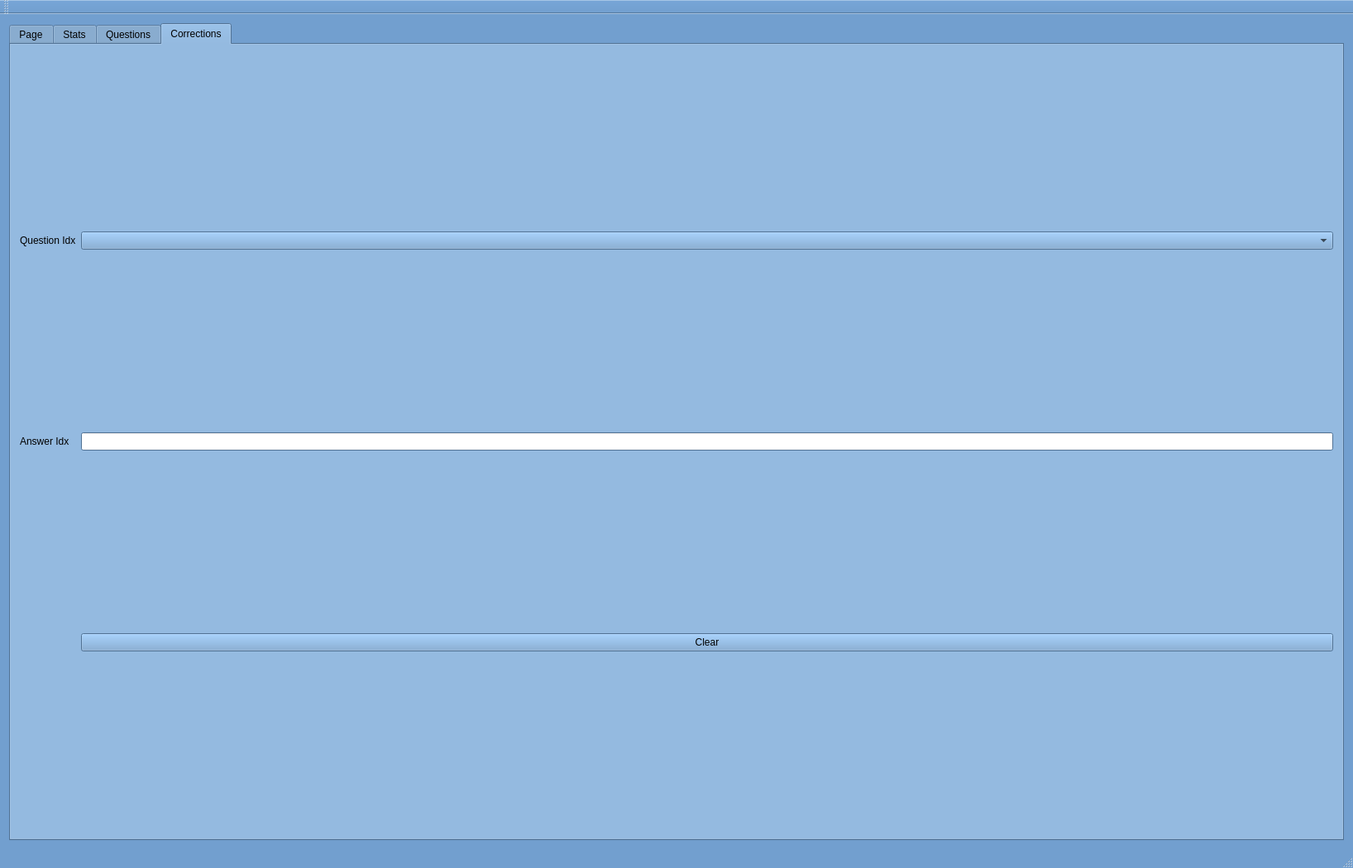
<?xml version="1.0" encoding="UTF-8"?>
<ui version="4.0">
 <class>FeudWindow</class>
 <widget class="QMainWindow" name="FeudWindow">
  <property name="geometry">
   <rect>
    <x>0</x>
    <y>0</y>
    <width>1636</width>
    <height>1050</height>
   </rect>
  </property>
  <property name="sizePolicy">
   <sizepolicy hsizetype="Fixed" vsizetype="Fixed">
    <horstretch>0</horstretch>
    <verstretch>0</verstretch>
   </sizepolicy>
  </property>
  <property name="palette">
   <palette>
    <active>
     <colorrole role="WindowText">
      <brush brushstyle="SolidPattern">
       <color alpha="255">
        <red>0</red>
        <green>0</green>
        <blue>0</blue>
       </color>
      </brush>
     </colorrole>
     <colorrole role="Button">
      <brush brushstyle="SolidPattern">
       <color alpha="255">
        <red>114</red>
        <green>159</green>
        <blue>207</blue>
       </color>
      </brush>
     </colorrole>
     <colorrole role="Light">
      <brush brushstyle="SolidPattern">
       <color alpha="255">
        <red>196</red>
        <green>225</green>
        <blue>255</blue>
       </color>
      </brush>
     </colorrole>
     <colorrole role="Midlight">
      <brush brushstyle="SolidPattern">
       <color alpha="255">
        <red>155</red>
        <green>192</green>
        <blue>231</blue>
       </color>
      </brush>
     </colorrole>
     <colorrole role="Dark">
      <brush brushstyle="SolidPattern">
       <color alpha="255">
        <red>57</red>
        <green>79</green>
        <blue>103</blue>
       </color>
      </brush>
     </colorrole>
     <colorrole role="Mid">
      <brush brushstyle="SolidPattern">
       <color alpha="255">
        <red>76</red>
        <green>106</green>
        <blue>138</blue>
       </color>
      </brush>
     </colorrole>
     <colorrole role="Text">
      <brush brushstyle="SolidPattern">
       <color alpha="255">
        <red>0</red>
        <green>0</green>
        <blue>0</blue>
       </color>
      </brush>
     </colorrole>
     <colorrole role="BrightText">
      <brush brushstyle="SolidPattern">
       <color alpha="255">
        <red>255</red>
        <green>255</green>
        <blue>255</blue>
       </color>
      </brush>
     </colorrole>
     <colorrole role="ButtonText">
      <brush brushstyle="SolidPattern">
       <color alpha="255">
        <red>0</red>
        <green>0</green>
        <blue>0</blue>
       </color>
      </brush>
     </colorrole>
     <colorrole role="Base">
      <brush brushstyle="SolidPattern">
       <color alpha="255">
        <red>255</red>
        <green>255</green>
        <blue>255</blue>
       </color>
      </brush>
     </colorrole>
     <colorrole role="Window">
      <brush brushstyle="SolidPattern">
       <color alpha="255">
        <red>114</red>
        <green>159</green>
        <blue>207</blue>
       </color>
      </brush>
     </colorrole>
     <colorrole role="Shadow">
      <brush brushstyle="SolidPattern">
       <color alpha="255">
        <red>0</red>
        <green>0</green>
        <blue>0</blue>
       </color>
      </brush>
     </colorrole>
     <colorrole role="AlternateBase">
      <brush brushstyle="SolidPattern">
       <color alpha="255">
        <red>184</red>
        <green>207</green>
        <blue>231</blue>
       </color>
      </brush>
     </colorrole>
     <colorrole role="ToolTipBase">
      <brush brushstyle="SolidPattern">
       <color alpha="255">
        <red>255</red>
        <green>255</green>
        <blue>220</blue>
       </color>
      </brush>
     </colorrole>
     <colorrole role="ToolTipText">
      <brush brushstyle="SolidPattern">
       <color alpha="255">
        <red>0</red>
        <green>0</green>
        <blue>0</blue>
       </color>
      </brush>
     </colorrole>
    </active>
    <inactive>
     <colorrole role="WindowText">
      <brush brushstyle="SolidPattern">
       <color alpha="255">
        <red>0</red>
        <green>0</green>
        <blue>0</blue>
       </color>
      </brush>
     </colorrole>
     <colorrole role="Button">
      <brush brushstyle="SolidPattern">
       <color alpha="255">
        <red>114</red>
        <green>159</green>
        <blue>207</blue>
       </color>
      </brush>
     </colorrole>
     <colorrole role="Light">
      <brush brushstyle="SolidPattern">
       <color alpha="255">
        <red>196</red>
        <green>225</green>
        <blue>255</blue>
       </color>
      </brush>
     </colorrole>
     <colorrole role="Midlight">
      <brush brushstyle="SolidPattern">
       <color alpha="255">
        <red>155</red>
        <green>192</green>
        <blue>231</blue>
       </color>
      </brush>
     </colorrole>
     <colorrole role="Dark">
      <brush brushstyle="SolidPattern">
       <color alpha="255">
        <red>57</red>
        <green>79</green>
        <blue>103</blue>
       </color>
      </brush>
     </colorrole>
     <colorrole role="Mid">
      <brush brushstyle="SolidPattern">
       <color alpha="255">
        <red>76</red>
        <green>106</green>
        <blue>138</blue>
       </color>
      </brush>
     </colorrole>
     <colorrole role="Text">
      <brush brushstyle="SolidPattern">
       <color alpha="255">
        <red>0</red>
        <green>0</green>
        <blue>0</blue>
       </color>
      </brush>
     </colorrole>
     <colorrole role="BrightText">
      <brush brushstyle="SolidPattern">
       <color alpha="255">
        <red>255</red>
        <green>255</green>
        <blue>255</blue>
       </color>
      </brush>
     </colorrole>
     <colorrole role="ButtonText">
      <brush brushstyle="SolidPattern">
       <color alpha="255">
        <red>0</red>
        <green>0</green>
        <blue>0</blue>
       </color>
      </brush>
     </colorrole>
     <colorrole role="Base">
      <brush brushstyle="SolidPattern">
       <color alpha="255">
        <red>255</red>
        <green>255</green>
        <blue>255</blue>
       </color>
      </brush>
     </colorrole>
     <colorrole role="Window">
      <brush brushstyle="SolidPattern">
       <color alpha="255">
        <red>114</red>
        <green>159</green>
        <blue>207</blue>
       </color>
      </brush>
     </colorrole>
     <colorrole role="Shadow">
      <brush brushstyle="SolidPattern">
       <color alpha="255">
        <red>0</red>
        <green>0</green>
        <blue>0</blue>
       </color>
      </brush>
     </colorrole>
     <colorrole role="AlternateBase">
      <brush brushstyle="SolidPattern">
       <color alpha="255">
        <red>184</red>
        <green>207</green>
        <blue>231</blue>
       </color>
      </brush>
     </colorrole>
     <colorrole role="ToolTipBase">
      <brush brushstyle="SolidPattern">
       <color alpha="255">
        <red>255</red>
        <green>255</green>
        <blue>220</blue>
       </color>
      </brush>
     </colorrole>
     <colorrole role="ToolTipText">
      <brush brushstyle="SolidPattern">
       <color alpha="255">
        <red>0</red>
        <green>0</green>
        <blue>0</blue>
       </color>
      </brush>
     </colorrole>
    </inactive>
    <disabled>
     <colorrole role="WindowText">
      <brush brushstyle="SolidPattern">
       <color alpha="255">
        <red>57</red>
        <green>79</green>
        <blue>103</blue>
       </color>
      </brush>
     </colorrole>
     <colorrole role="Button">
      <brush brushstyle="SolidPattern">
       <color alpha="255">
        <red>114</red>
        <green>159</green>
        <blue>207</blue>
       </color>
      </brush>
     </colorrole>
     <colorrole role="Light">
      <brush brushstyle="SolidPattern">
       <color alpha="255">
        <red>196</red>
        <green>225</green>
        <blue>255</blue>
       </color>
      </brush>
     </colorrole>
     <colorrole role="Midlight">
      <brush brushstyle="SolidPattern">
       <color alpha="255">
        <red>155</red>
        <green>192</green>
        <blue>231</blue>
       </color>
      </brush>
     </colorrole>
     <colorrole role="Dark">
      <brush brushstyle="SolidPattern">
       <color alpha="255">
        <red>57</red>
        <green>79</green>
        <blue>103</blue>
       </color>
      </brush>
     </colorrole>
     <colorrole role="Mid">
      <brush brushstyle="SolidPattern">
       <color alpha="255">
        <red>76</red>
        <green>106</green>
        <blue>138</blue>
       </color>
      </brush>
     </colorrole>
     <colorrole role="Text">
      <brush brushstyle="SolidPattern">
       <color alpha="255">
        <red>57</red>
        <green>79</green>
        <blue>103</blue>
       </color>
      </brush>
     </colorrole>
     <colorrole role="BrightText">
      <brush brushstyle="SolidPattern">
       <color alpha="255">
        <red>255</red>
        <green>255</green>
        <blue>255</blue>
       </color>
      </brush>
     </colorrole>
     <colorrole role="ButtonText">
      <brush brushstyle="SolidPattern">
       <color alpha="255">
        <red>57</red>
        <green>79</green>
        <blue>103</blue>
       </color>
      </brush>
     </colorrole>
     <colorrole role="Base">
      <brush brushstyle="SolidPattern">
       <color alpha="255">
        <red>114</red>
        <green>159</green>
        <blue>207</blue>
       </color>
      </brush>
     </colorrole>
     <colorrole role="Window">
      <brush brushstyle="SolidPattern">
       <color alpha="255">
        <red>114</red>
        <green>159</green>
        <blue>207</blue>
       </color>
      </brush>
     </colorrole>
     <colorrole role="Shadow">
      <brush brushstyle="SolidPattern">
       <color alpha="255">
        <red>0</red>
        <green>0</green>
        <blue>0</blue>
       </color>
      </brush>
     </colorrole>
     <colorrole role="AlternateBase">
      <brush brushstyle="SolidPattern">
       <color alpha="255">
        <red>114</red>
        <green>159</green>
        <blue>207</blue>
       </color>
      </brush>
     </colorrole>
     <colorrole role="ToolTipBase">
      <brush brushstyle="SolidPattern">
       <color alpha="255">
        <red>255</red>
        <green>255</green>
        <blue>220</blue>
       </color>
      </brush>
     </colorrole>
     <colorrole role="ToolTipText">
      <brush brushstyle="SolidPattern">
       <color alpha="255">
        <red>0</red>
        <green>0</green>
        <blue>0</blue>
       </color>
      </brush>
     </colorrole>
    </disabled>
   </palette>
  </property>
  <property name="windowTitle">
   <string>FeudWindow</string>
  </property>
  <widget class="QWidget" name="centralWidget">
   <property name="sizePolicy">
    <sizepolicy hsizetype="Expanding" vsizetype="Expanding">
     <horstretch>0</horstretch>
     <verstretch>0</verstretch>
    </sizepolicy>
   </property>
   <layout class="QHBoxLayout" name="horizontalLayout">
    <item>
     <widget class="QTabWidget" name="mainTabWidget">
      <property name="palette">
       <palette>
        <active>
         <colorrole role="WindowText">
          <brush brushstyle="SolidPattern">
           <color alpha="255">
            <red>0</red>
            <green>0</green>
            <blue>0</blue>
           </color>
          </brush>
         </colorrole>
         <colorrole role="Button">
          <brush brushstyle="SolidPattern">
           <color alpha="255">
            <red>114</red>
            <green>159</green>
            <blue>207</blue>
           </color>
          </brush>
         </colorrole>
         <colorrole role="Light">
          <brush brushstyle="SolidPattern">
           <color alpha="255">
            <red>196</red>
            <green>225</green>
            <blue>255</blue>
           </color>
          </brush>
         </colorrole>
         <colorrole role="Midlight">
          <brush brushstyle="SolidPattern">
           <color alpha="255">
            <red>155</red>
            <green>192</green>
            <blue>231</blue>
           </color>
          </brush>
         </colorrole>
         <colorrole role="Dark">
          <brush brushstyle="SolidPattern">
           <color alpha="255">
            <red>57</red>
            <green>79</green>
            <blue>103</blue>
           </color>
          </brush>
         </colorrole>
         <colorrole role="Mid">
          <brush brushstyle="SolidPattern">
           <color alpha="255">
            <red>76</red>
            <green>106</green>
            <blue>138</blue>
           </color>
          </brush>
         </colorrole>
         <colorrole role="Text">
          <brush brushstyle="SolidPattern">
           <color alpha="255">
            <red>0</red>
            <green>0</green>
            <blue>0</blue>
           </color>
          </brush>
         </colorrole>
         <colorrole role="BrightText">
          <brush brushstyle="SolidPattern">
           <color alpha="255">
            <red>255</red>
            <green>255</green>
            <blue>255</blue>
           </color>
          </brush>
         </colorrole>
         <colorrole role="ButtonText">
          <brush brushstyle="SolidPattern">
           <color alpha="255">
            <red>0</red>
            <green>0</green>
            <blue>0</blue>
           </color>
          </brush>
         </colorrole>
         <colorrole role="Base">
          <brush brushstyle="SolidPattern">
           <color alpha="255">
            <red>255</red>
            <green>255</green>
            <blue>255</blue>
           </color>
          </brush>
         </colorrole>
         <colorrole role="Window">
          <brush brushstyle="SolidPattern">
           <color alpha="255">
            <red>114</red>
            <green>159</green>
            <blue>207</blue>
           </color>
          </brush>
         </colorrole>
         <colorrole role="Shadow">
          <brush brushstyle="SolidPattern">
           <color alpha="255">
            <red>0</red>
            <green>0</green>
            <blue>0</blue>
           </color>
          </brush>
         </colorrole>
         <colorrole role="AlternateBase">
          <brush brushstyle="SolidPattern">
           <color alpha="255">
            <red>184</red>
            <green>207</green>
            <blue>231</blue>
           </color>
          </brush>
         </colorrole>
         <colorrole role="ToolTipBase">
          <brush brushstyle="SolidPattern">
           <color alpha="255">
            <red>255</red>
            <green>255</green>
            <blue>220</blue>
           </color>
          </brush>
         </colorrole>
         <colorrole role="ToolTipText">
          <brush brushstyle="SolidPattern">
           <color alpha="255">
            <red>0</red>
            <green>0</green>
            <blue>0</blue>
           </color>
          </brush>
         </colorrole>
        </active>
        <inactive>
         <colorrole role="WindowText">
          <brush brushstyle="SolidPattern">
           <color alpha="255">
            <red>0</red>
            <green>0</green>
            <blue>0</blue>
           </color>
          </brush>
         </colorrole>
         <colorrole role="Button">
          <brush brushstyle="SolidPattern">
           <color alpha="255">
            <red>114</red>
            <green>159</green>
            <blue>207</blue>
           </color>
          </brush>
         </colorrole>
         <colorrole role="Light">
          <brush brushstyle="SolidPattern">
           <color alpha="255">
            <red>196</red>
            <green>225</green>
            <blue>255</blue>
           </color>
          </brush>
         </colorrole>
         <colorrole role="Midlight">
          <brush brushstyle="SolidPattern">
           <color alpha="255">
            <red>155</red>
            <green>192</green>
            <blue>231</blue>
           </color>
          </brush>
         </colorrole>
         <colorrole role="Dark">
          <brush brushstyle="SolidPattern">
           <color alpha="255">
            <red>57</red>
            <green>79</green>
            <blue>103</blue>
           </color>
          </brush>
         </colorrole>
         <colorrole role="Mid">
          <brush brushstyle="SolidPattern">
           <color alpha="255">
            <red>76</red>
            <green>106</green>
            <blue>138</blue>
           </color>
          </brush>
         </colorrole>
         <colorrole role="Text">
          <brush brushstyle="SolidPattern">
           <color alpha="255">
            <red>0</red>
            <green>0</green>
            <blue>0</blue>
           </color>
          </brush>
         </colorrole>
         <colorrole role="BrightText">
          <brush brushstyle="SolidPattern">
           <color alpha="255">
            <red>255</red>
            <green>255</green>
            <blue>255</blue>
           </color>
          </brush>
         </colorrole>
         <colorrole role="ButtonText">
          <brush brushstyle="SolidPattern">
           <color alpha="255">
            <red>0</red>
            <green>0</green>
            <blue>0</blue>
           </color>
          </brush>
         </colorrole>
         <colorrole role="Base">
          <brush brushstyle="SolidPattern">
           <color alpha="255">
            <red>255</red>
            <green>255</green>
            <blue>255</blue>
           </color>
          </brush>
         </colorrole>
         <colorrole role="Window">
          <brush brushstyle="SolidPattern">
           <color alpha="255">
            <red>114</red>
            <green>159</green>
            <blue>207</blue>
           </color>
          </brush>
         </colorrole>
         <colorrole role="Shadow">
          <brush brushstyle="SolidPattern">
           <color alpha="255">
            <red>0</red>
            <green>0</green>
            <blue>0</blue>
           </color>
          </brush>
         </colorrole>
         <colorrole role="AlternateBase">
          <brush brushstyle="SolidPattern">
           <color alpha="255">
            <red>184</red>
            <green>207</green>
            <blue>231</blue>
           </color>
          </brush>
         </colorrole>
         <colorrole role="ToolTipBase">
          <brush brushstyle="SolidPattern">
           <color alpha="255">
            <red>255</red>
            <green>255</green>
            <blue>220</blue>
           </color>
          </brush>
         </colorrole>
         <colorrole role="ToolTipText">
          <brush brushstyle="SolidPattern">
           <color alpha="255">
            <red>0</red>
            <green>0</green>
            <blue>0</blue>
           </color>
          </brush>
         </colorrole>
        </inactive>
        <disabled>
         <colorrole role="WindowText">
          <brush brushstyle="SolidPattern">
           <color alpha="255">
            <red>57</red>
            <green>79</green>
            <blue>103</blue>
           </color>
          </brush>
         </colorrole>
         <colorrole role="Button">
          <brush brushstyle="SolidPattern">
           <color alpha="255">
            <red>114</red>
            <green>159</green>
            <blue>207</blue>
           </color>
          </brush>
         </colorrole>
         <colorrole role="Light">
          <brush brushstyle="SolidPattern">
           <color alpha="255">
            <red>196</red>
            <green>225</green>
            <blue>255</blue>
           </color>
          </brush>
         </colorrole>
         <colorrole role="Midlight">
          <brush brushstyle="SolidPattern">
           <color alpha="255">
            <red>155</red>
            <green>192</green>
            <blue>231</blue>
           </color>
          </brush>
         </colorrole>
         <colorrole role="Dark">
          <brush brushstyle="SolidPattern">
           <color alpha="255">
            <red>57</red>
            <green>79</green>
            <blue>103</blue>
           </color>
          </brush>
         </colorrole>
         <colorrole role="Mid">
          <brush brushstyle="SolidPattern">
           <color alpha="255">
            <red>76</red>
            <green>106</green>
            <blue>138</blue>
           </color>
          </brush>
         </colorrole>
         <colorrole role="Text">
          <brush brushstyle="SolidPattern">
           <color alpha="255">
            <red>57</red>
            <green>79</green>
            <blue>103</blue>
           </color>
          </brush>
         </colorrole>
         <colorrole role="BrightText">
          <brush brushstyle="SolidPattern">
           <color alpha="255">
            <red>255</red>
            <green>255</green>
            <blue>255</blue>
           </color>
          </brush>
         </colorrole>
         <colorrole role="ButtonText">
          <brush brushstyle="SolidPattern">
           <color alpha="255">
            <red>57</red>
            <green>79</green>
            <blue>103</blue>
           </color>
          </brush>
         </colorrole>
         <colorrole role="Base">
          <brush brushstyle="SolidPattern">
           <color alpha="255">
            <red>114</red>
            <green>159</green>
            <blue>207</blue>
           </color>
          </brush>
         </colorrole>
         <colorrole role="Window">
          <brush brushstyle="SolidPattern">
           <color alpha="255">
            <red>114</red>
            <green>159</green>
            <blue>207</blue>
           </color>
          </brush>
         </colorrole>
         <colorrole role="Shadow">
          <brush brushstyle="SolidPattern">
           <color alpha="255">
            <red>0</red>
            <green>0</green>
            <blue>0</blue>
           </color>
          </brush>
         </colorrole>
         <colorrole role="AlternateBase">
          <brush brushstyle="SolidPattern">
           <color alpha="255">
            <red>114</red>
            <green>159</green>
            <blue>207</blue>
           </color>
          </brush>
         </colorrole>
         <colorrole role="ToolTipBase">
          <brush brushstyle="SolidPattern">
           <color alpha="255">
            <red>255</red>
            <green>255</green>
            <blue>220</blue>
           </color>
          </brush>
         </colorrole>
         <colorrole role="ToolTipText">
          <brush brushstyle="SolidPattern">
           <color alpha="255">
            <red>0</red>
            <green>0</green>
            <blue>0</blue>
           </color>
          </brush>
         </colorrole>
        </disabled>
       </palette>
      </property>
      <property name="currentIndex">
       <number>3</number>
      </property>
      <widget class="QWidget" name="tab">
       <attribute name="title">
        <string>Page</string>
       </attribute>
       <layout class="QHBoxLayout" name="horizontalLayout_4">
        <item>
         <widget class="QLabel" name="logoLabel">
          <property name="text">
           <string/>
          </property>
          <property name="pixmap">
           <pixmap>Logo_Awesome_Take1.jpg</pixmap>
          </property>
          <property name="alignment">
           <set>Qt::AlignCenter</set>
          </property>
         </widget>
        </item>
       </layout>
      </widget>
      <widget class="QWidget" name="statsTab">
       <attribute name="title">
        <string>Stats</string>
       </attribute>
       <layout class="QHBoxLayout" name="horizontalLayout_2">
        <item>
         <widget class="QTableWidget" name="statsTableWidget">
          <property name="editTriggers">
           <set>QAbstractItemView::NoEditTriggers</set>
          </property>
          <property name="selectionMode">
           <enum>QAbstractItemView::NoSelection</enum>
          </property>
          <row>
           <property name="text">
            <string>Question 1</string>
           </property>
          </row>
          <row>
           <property name="text">
            <string>Question 2</string>
           </property>
          </row>
          <row>
           <property name="text">
            <string>Question 3</string>
           </property>
          </row>
          <row>
           <property name="text">
            <string>Total Points</string>
           </property>
          </row>
          <column>
           <property name="text">
            <string>Question</string>
           </property>
          </column>
          <column>
           <property name="text">
            <string>Team Red</string>
           </property>
          </column>
          <column>
           <property name="text">
            <string>Team Blue</string>
           </property>
          </column>
         </widget>
        </item>
       </layout>
      </widget>
      <widget class="QWidget" name="questionsTab">
       <attribute name="title">
        <string>Questions</string>
       </attribute>
       <layout class="QVBoxLayout" name="verticalLayout">
        <item>
         <layout class="QHBoxLayout" name="horizontalLayout_3">
          <item>
           <widget class="QComboBox" name="questionsComboBox"/>
          </item>
          <item>
           <widget class="QComboBox" name="teamsComboBox">
            <item>
             <property name="text">
              <string>Team Red</string>
             </property>
            </item>
            <item>
             <property name="text">
              <string>Team Blue</string>
             </property>
            </item>
           </widget>
          </item>
          <item>
           <widget class="QLineEdit" name="answerLineEdit"/>
          </item>
          <item>
           <widget class="QPushButton" name="answerPushButton">
            <property name="text">
             <string>Answer!</string>
            </property>
           </widget>
          </item>
         </layout>
        </item>
        <item>
         <layout class="QVBoxLayout" name="answersLayout">
          <property name="sizeConstraint">
           <enum>QLayout::SetMinimumSize</enum>
          </property>
          <item>
           <widget class="QLabel" name="answerLabel">
            <property name="sizePolicy">
             <sizepolicy hsizetype="Expanding" vsizetype="Minimum">
              <horstretch>0</horstretch>
              <verstretch>0</verstretch>
             </sizepolicy>
            </property>
            <property name="text">
             <string>TextLabel</string>
            </property>
            <property name="alignment">
             <set>Qt::AlignCenter</set>
            </property>
            <property name="wordWrap">
             <bool>true</bool>
            </property>
           </widget>
          </item>
         </layout>
        </item>
        <item>
         <widget class="QTableWidget" name="answersTableWidget">
          <property name="sizePolicy">
           <sizepolicy hsizetype="Expanding" vsizetype="Expanding">
            <horstretch>0</horstretch>
            <verstretch>0</verstretch>
           </sizepolicy>
          </property>
          <property name="minimumSize">
           <size>
            <width>0</width>
            <height>0</height>
           </size>
          </property>
          <property name="editTriggers">
           <set>QAbstractItemView::NoEditTriggers</set>
          </property>
          <property name="selectionMode">
           <enum>QAbstractItemView::NoSelection</enum>
          </property>
          <column>
           <property name="text">
            <string>Answers</string>
           </property>
          </column>
          <column>
           <property name="text">
            <string>Votes</string>
           </property>
          </column>
          <column>
           <property name="text">
            <string>Points</string>
           </property>
          </column>
         </widget>
        </item>
       </layout>
      </widget>
      <widget class="QWidget" name="correctionsTab">
       <attribute name="title">
        <string>Corrections</string>
       </attribute>
       <layout class="QGridLayout" name="gridLayout">
        <item row="1" column="1">
         <widget class="QLineEdit" name="corrAnswerIdxLineEdit"/>
        </item>
        <item row="0" column="0">
         <widget class="QLabel" name="corrQuestionIdxLabel">
          <property name="text">
           <string>Question Idx</string>
          </property>
         </widget>
        </item>
        <item row="1" column="0">
         <widget class="QLabel" name="corrAnswerIdxLabel">
          <property name="text">
           <string>Answer Idx</string>
          </property>
         </widget>
        </item>
        <item row="2" column="1">
         <widget class="QPushButton" name="corrClearButton">
          <property name="text">
           <string>Clear</string>
          </property>
         </widget>
        </item>
        <item row="0" column="1">
         <widget class="QComboBox" name="corrQuestionComboBox"/>
        </item>
       </layout>
      </widget>
     </widget>
    </item>
   </layout>
  </widget>
  <widget class="QMenuBar" name="menuBar">
   <property name="geometry">
    <rect>
     <x>0</x>
     <y>0</y>
     <width>1636</width>
     <height>29</height>
    </rect>
   </property>
  </widget>
  <widget class="QToolBar" name="mainToolBar">
   <attribute name="toolBarArea">
    <enum>TopToolBarArea</enum>
   </attribute>
   <attribute name="toolBarBreak">
    <bool>false</bool>
   </attribute>
  </widget>
  <widget class="QStatusBar" name="statusBar"/>
 </widget>
 <layoutdefault spacing="6" margin="11"/>
 <resources/>
 <connections/>
</ui>
